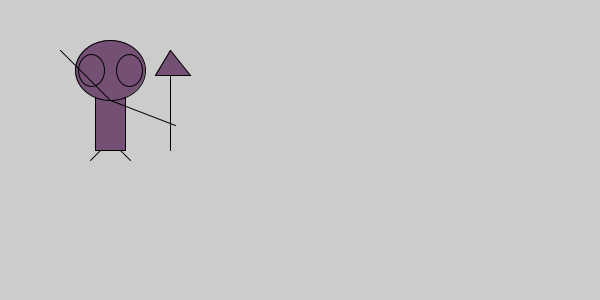
Frame 1 (no input)
Frame 60 (the mouse pressed at the canvas centre just before this capture): identical to frame 1, image omitted
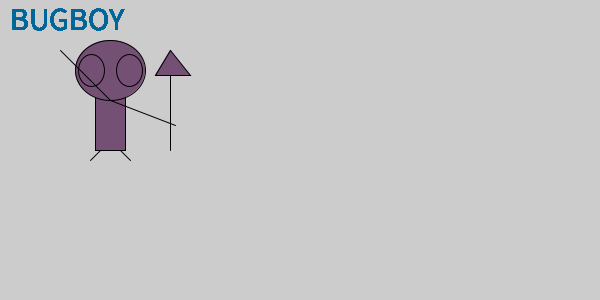
Frame 120 (the mouse held since frame 60 and released just before this capture)

The Processing sketch that drew these frames (run headless with seeded random() and noise(); from frame 60 on, the mouse is pressed at the canvas centre):

// Processing sketch: Draw_a_Figure
// ── Draw_a_Figure.pde
int x1 = 10;
int xpos;
int value = #755075;

void setup()
{
  xpos = pmouseX;
size(600,300);
rectMode(CENTER);
fill(value);
rect(100+x1,100,20+x1,100);


ellipse(100+x1,70,60+x1,60);
ellipse(81+x1,70,16+x1,32); 
ellipse(119+x1,70,16+x1,32); 

line(90+x1,150,80+x1,160);
line(110+x1,150,120+x1,160);

line(100+x1, 100, 50+x1, 50);
line(165+x1, 125, 100+x1, 100);

// spear  
triangle(180+x1, 75, 160+x1, 50, 145+x1, 75);
line(160+x1, 75, 160+x1, 150);
}
int g =102;
int xoffset = 10;
void draw()
{
    if (mousePressed) {
      textSize(32);
      text("BUGBOY", xoffset, 30); 
      fill(0, g, 153);
    }
}

void mouseMoved() {
  if (pmouseX>xpos) {
    x1 = x1 + 1;
  }
  else if (pmouseX<xpos) {
      x1 = x1 - 1;
  }
  else {
  }
  clear();
  background(211, 211, 211);
  setup();
}

void keyPressed() {
if (value == #755075) {    
    value = #578949;
  } else {
    value = #755075;
  }
  if (keyPressed)
{
     if (key == CODED)
     {
       // space fun()
       if(keyCode == ' ') {
         if (g<255)
           g = g +1;
           else
             g = g-g;
       }
          if (keyCode == UP)
          {
            
fill(color(0,0,255));
rect(480+xoffset,180,20,20);
rect(480+xoffset, 200,20,20);

rect(440+xoffset, 180,20,20);
rect(420+xoffset, 180,20,20);
rect(420+xoffset, 200,20,20);
rect(440+xoffset, 200,20,20);
          }
          else if(keyCode== DOWN)
          {
            
fill(color(255,0,0));
rect(480+xoffset,180,20,20);
rect(480+xoffset, 200,20,20);

rect(440+xoffset, 180,20,20);
rect(420+xoffset, 180,20,20);
rect(420+xoffset, 200,20,20);
rect(440+xoffset, 200,20,20);
          }
          
           if (keyCode == RIGHT)
    {
      background(255, 255, 255);
        xoffset+=5;
    }
     else if (keyCode == LEFT)
    {
      background(255, 255, 255);
        xoffset-=5;
    }

     }
   if (key==' ')
{
 fill(color(0,255,0));
rect(pmouseX,180,20,20);
}
}}
